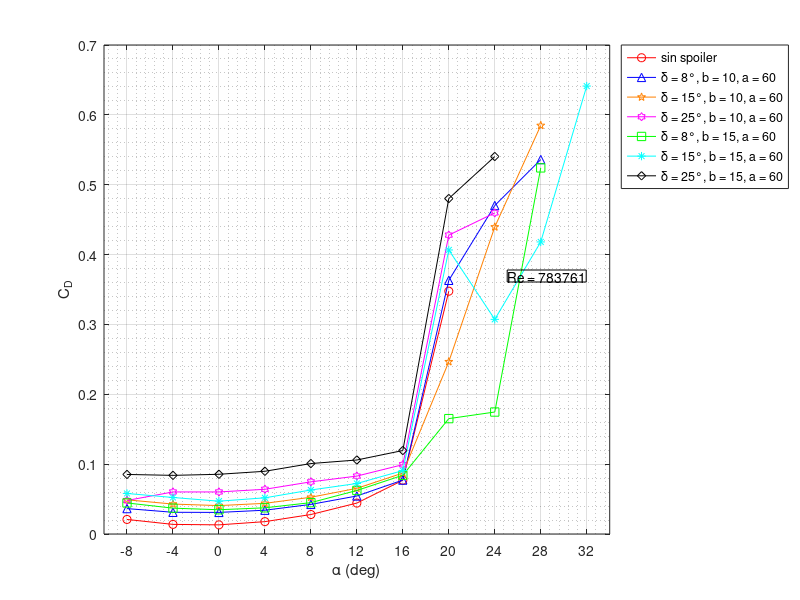
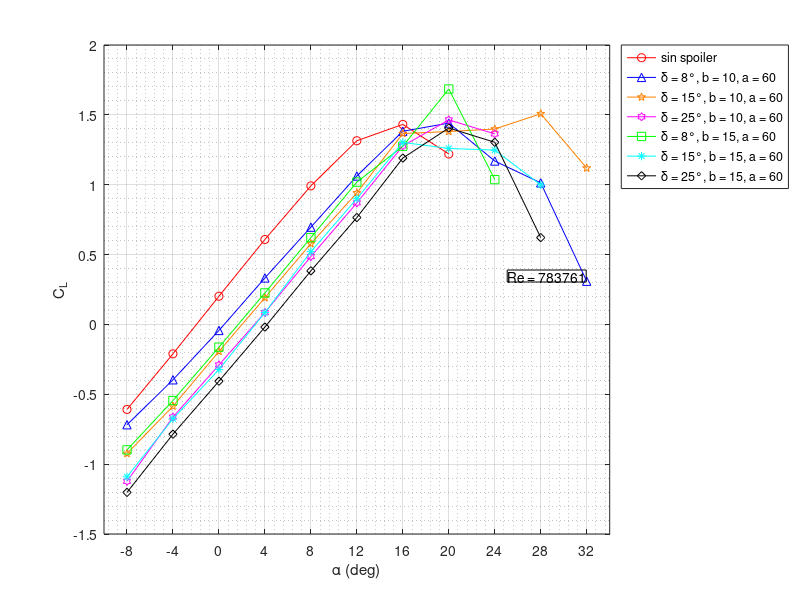
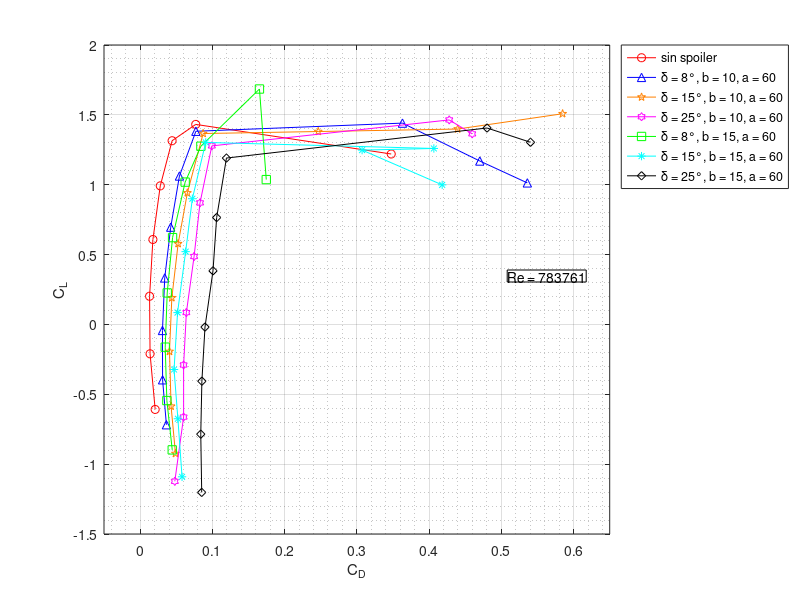

MATLAB code to generate these figures, in order:
%% Tratamiento y representacion de los resultados: CD, CL y CL frente a CD (Anexo II del TFG)
close all
clear all

% Flujo a nivel del mar y 20 C
Re = 783761;
mu = 1.825e-5;  % kg/m*s
rho = 1.225;    % kg/m^3
D = 1;          % m (cuerda)

% Angulos de ataque (grados)
alpha = [-8, -4, 0, 4, 8, 12, 16, 20, 24, 28, 32];
alpha1 = [-8, -4, 0, 4, 8, 12, 16, 20, 24, 28];
alpha2 = [-8, -4, 0, 4, 8, 12, 16, 20, 24];
alpha3 = [-8, -4, 0, 4, 8, 12, 16, 20];

% Velocidad del flujo para el numero de Reynolds dado (m/s)
V = (Re * mu) / (rho * D);

% Sin spoiler
Cd = [0.02083, 0.013759, 0.013091, 0.017697, 0.027893, 0.044257, 0.076982, 0.34757];
Cl = [-0.60846, -0.21029, 0.2017, 0.60795, 0.99174, 1.3148, 1.4317, 1.2199];

% Spoiler 60x10 8 grados
Cd_s1 = [0.03639, 0.03108, 0.03091, 0.03406, 0.04237, 0.05442, 0.07719, 0.36312, 0.4702, 0.536];
Cl_s1 = [-0.718, -0.39623, -0.04318, 0.33281, 0.69631, 1.0623, 1.38255, 1.4409, 1.1696, 1.013, 0.30921];
Cl_s1p = Cl_s1(1:10);

% Spoiler 60x10 15 grados
Cd_s2 = [0.04892, 0.04286, 0.04066, 0.043901, 0.0526, 0.065376, 0.087235, 0.24657, 0.43953, 0.5848];
Cl_s2 = [-0.92413, -0.58562, -0.19354, 0.19085, 0.57786, 0.94139, 1.36635, 1.3807, 1.3985, 1.508, 1.119];
Cl_s2p = Cl_s2(1:10);

% Spoiler 60x10 25 grados
Cd_s3 = [0.048, 0.0602, 0.0602, 0.06402, 0.074678, 0.08291, 0.09926, 0.42785, 0.45964];
Cl_s3 = [-1.123, -0.663, -0.29012, 0.085, 0.486, 0.8702, 1.2779, 1.4638, 1.3639];

% Spoiler 60x15 8 grados
Cd_s4 = [0.04445, 0.037, 0.03473, 0.0375, 0.0449, 0.06233, 0.084113, 0.16517, 0.17461, 0.5241];
Cd_s4p = Cd_s4(1:9);
Cl_s4 = [-0.89804, -0.5448, -0.16268, 0.22543, 0.62135, 1.0187, 1.2755, 1.685, 1.0367];

% Spoiler 60x15 15 grados
Cd_s5 = [0.05803, 0.05227, 0.04697, 0.0518, 0.063, 0.0723, 0.09079, 0.4066, 0.30727, 0.41811, 0.64124];
Cd_s5p = Cd_s5(1:10);
Cl_s5 = [-1.0907, -0.675, -0.32278, 0.08474, 0.521, 0.8997, 1.3028, 1.2595, 1.2478, 0.99888];

% Spoiler 60x15 25 grados
Cd_s6 = [0.085254, 0.083943, 0.08548, 0.08979, 0.10087, 0.10594, 0.1195, 0.4802, 0.54036];
Cl_s6 = [-1.20225, -0.7855, -0.40623, -0.01881, 0.3836, 0.764955, 1.1908, 1.406, 1.3037, 0.62137];
Cl_s6p = Cl_s6(1:9);

naranja = [1 0.5 0];
etiquetas = {'sin spoiler', '\delta = 8°, b = 10, a = 60', '\delta = 15°, b = 10, a = 60', ...
             '\delta = 25°, b = 10, a = 60', '\delta = 8°, b = 15, a = 60', ...
             '\delta = 15°, b = 15, a = 60', '\delta = 25°, b = 15, a = 60'};
texto_re = {'Re = 783761'};

%% Figura 1: CD frente a alpha
figure(1)
plot(alpha3, Cd, '-or', 'LineWidth', 0.6)
hold on
plot(alpha1, Cd_s1, '-^b', 'LineWidth', 0.6)
plot(alpha1, Cd_s2, '-pentagram', 'Color', naranja, 'LineWidth', 0.6)
plot(alpha2, Cd_s3, '-hexagramm', 'LineWidth', 0.6)
plot(alpha1, Cd_s4, '-squareg', 'LineWidth', 0.6)
plot(alpha, Cd_s5, '-*c', 'LineWidth', 0.6)
plot(alpha2, Cd_s6, '-diamondk', 'LineWidth', 0.6)
xlabel('\alpha (deg)')
ylabel('C_D')
grid on
grid minor
legend(etiquetas{:}, 'Location', 'northeastoutside')
xticks([-8, -4, 0, 4, 8, 12, 16, 20, 24, 28, 32])
xlim([-10 34])
annotation('textbox', [0.634, 0.53, 0.2, 0.1], 'String', texto_re, 'EdgeColor', 'black', 'FontSize', 10);

%% Figura 2: CL frente a alpha
figure(2)
plot(alpha3, Cl, '-or', 'LineWidth', 0.6)
hold on
plot(alpha, Cl_s1, '-^b', 'LineWidth', 0.6)
plot(alpha, Cl_s2, '-pentagram', 'Color', naranja, 'LineWidth', 0.6)
plot(alpha2, Cl_s3, '-hexagramm', 'LineWidth', 0.6)
plot(alpha2, Cl_s4, '-squareg', 'LineWidth', 0.6)
plot(alpha1, Cl_s5, '-*c', 'LineWidth', 0.6)
plot(alpha1, Cl_s6, '-diamondk', 'LineWidth', 0.6)
xlabel('\alpha (deg)')
ylabel('C_L')
grid on
grid minor
legend(etiquetas{:}, 'Location', 'northeastoutside')
xticks([-8, -4, 0, 4, 8, 12, 16, 20, 24, 28, 32])
xlim([-10 34])
annotation('textbox', [0.634, 0.53, 0.2, 0.1], 'String', texto_re, 'EdgeColor', 'black', 'FontSize', 10);

%% Figura 3: CL frente a CD
figure(3)
plot(Cd, Cl, '-or', 'LineWidth', 0.6)
hold on
plot(Cd_s1, Cl_s1p, '-^b', 'LineWidth', 0.6)
plot(Cd_s2, Cl_s2p, '-pentagram', 'Color', naranja, 'LineWidth', 0.6)
plot(Cd_s3, Cl_s3, '-hexagramm', 'LineWidth', 0.6)
plot(Cd_s4p, Cl_s4, '-squareg', 'LineWidth', 0.6)
plot(Cd_s5p, Cl_s5, '-*c', 'LineWidth', 0.6)
plot(Cd_s6, Cl_s6p, '-diamondk', 'LineWidth', 0.6)
xlabel('C_D')
ylabel('C_L')
grid on
grid minor
legend(etiquetas{:}, 'Location', 'northeastoutside')
xlim([-0.05 0.65])
annotation('textbox', [0.634, 0.53, 0.2, 0.1], 'String', texto_re, 'EdgeColor', 'black', 'FontSize', 10);
